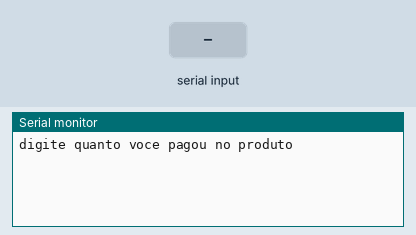
The sketch below on a simulated Arduino Uno, built with avr-gcc and run on an emulated ATmega328P. On the bench: the last lines printed to the serial monitor. The test bench sets the inputs (shaded band).

Above: at 1.2 s.
1.3 s: "90,45\n" received over Serial
At 2.68 s:
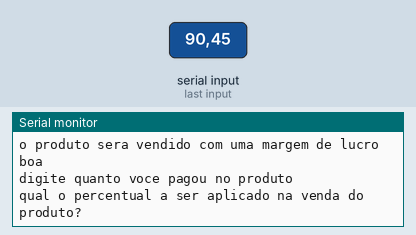
2.8 s: "30,150\n" received over Serial
At 5.2 s:
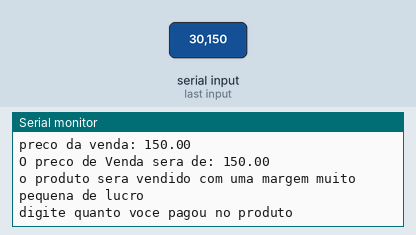

Measured:
- after the input at 1.3 s, the serial monitor: prints a new line at once (image 1)
- after the input at 2.8 s, the serial monitor: prints a new line at once (image 2)

The sketch:

exerc_cio_101.ino
```cpp
// C++ code
//

float precoCompra, precoVenda, percentual;

void setup()
{
Serial.begin(9600);
}
void loop()
{
  Serial.println("digite quanto voce pagou no produto");
  while( !Serial.available());
  precoCompra = Serial.parseFloat();

  Serial.println("qual o percentual a ser aplicado na venda do produto? ");
  while( !Serial.available());
  percentual = Serial.parseFloat();

  float precoVenda = precoCompra + (precoCompra * percentual);

  Serial.println("preco da venda: " + String(precoVenda) );


  if(percentual < 0.50){
  Serial.println("O preco de Venda sera de: " + String(precoVenda));
  Serial.println("o produto sera vendido com uma margem muito pequena de lucro");
  }

  else{
      Serial.println("O preco de Venda sera de: " + String(precoVenda));
    Serial.println("o produto sera vendido com uma margem de lucro boa");
  }

}
```
